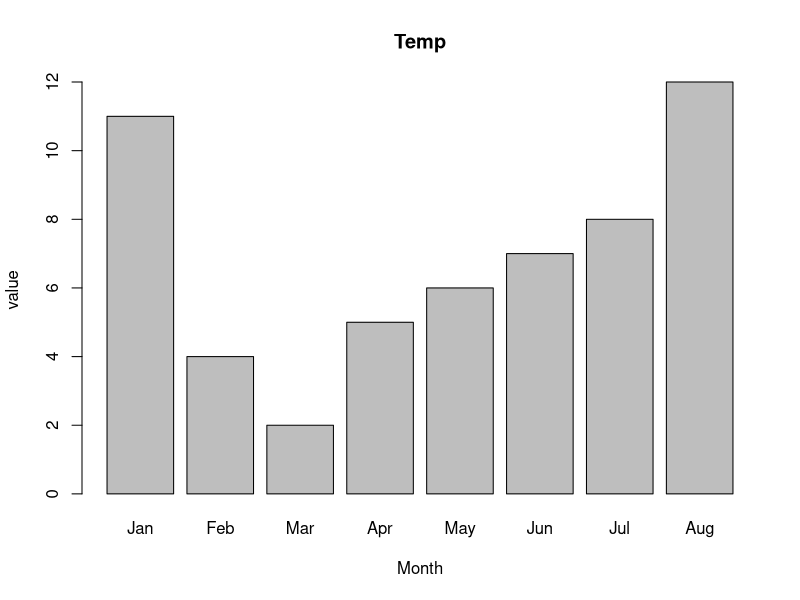
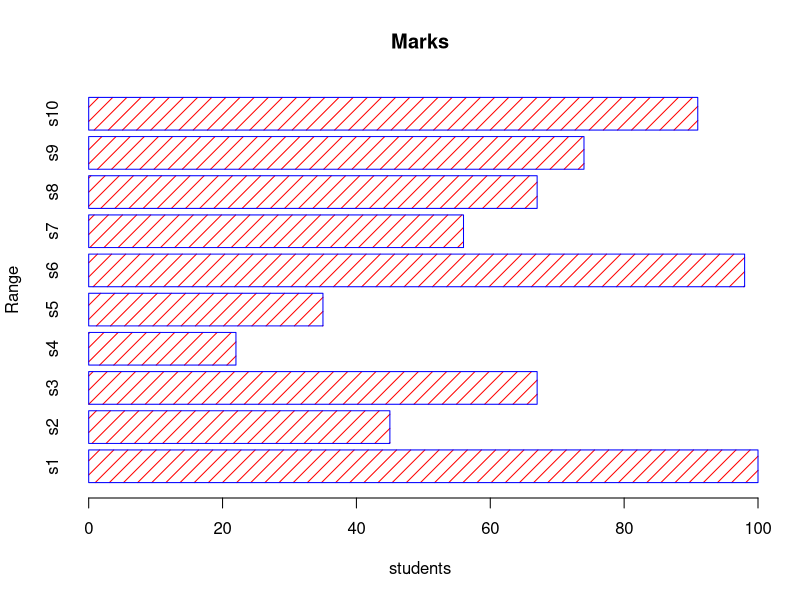
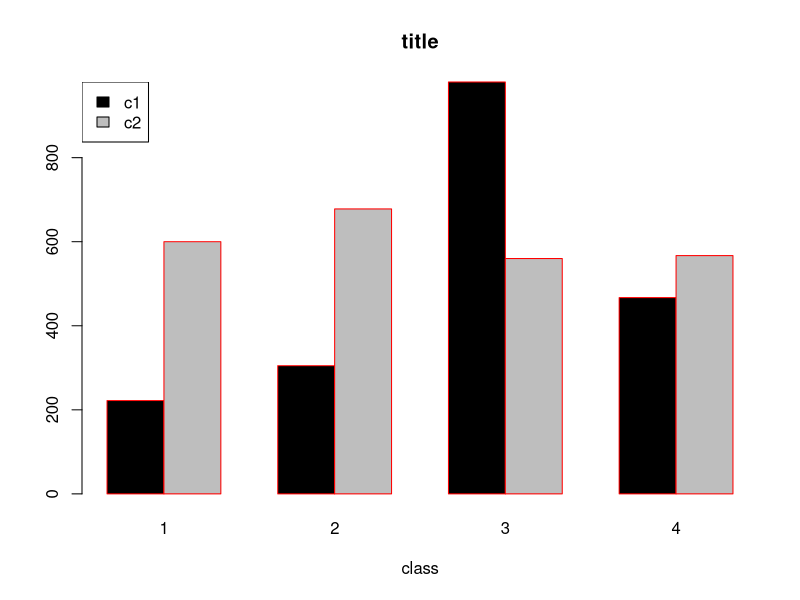
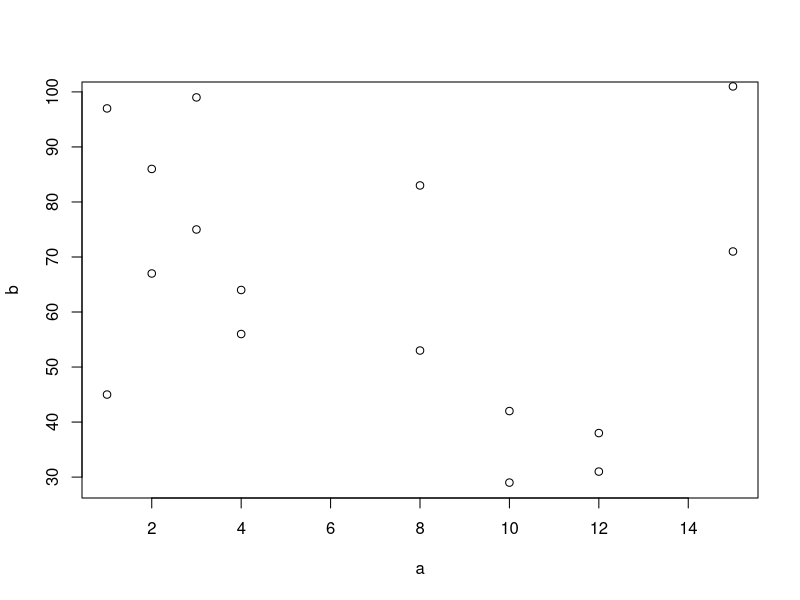
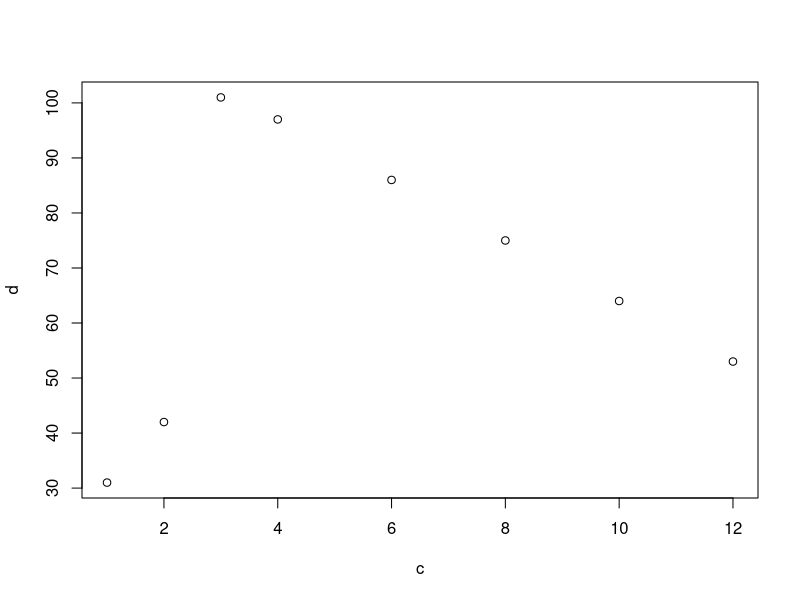
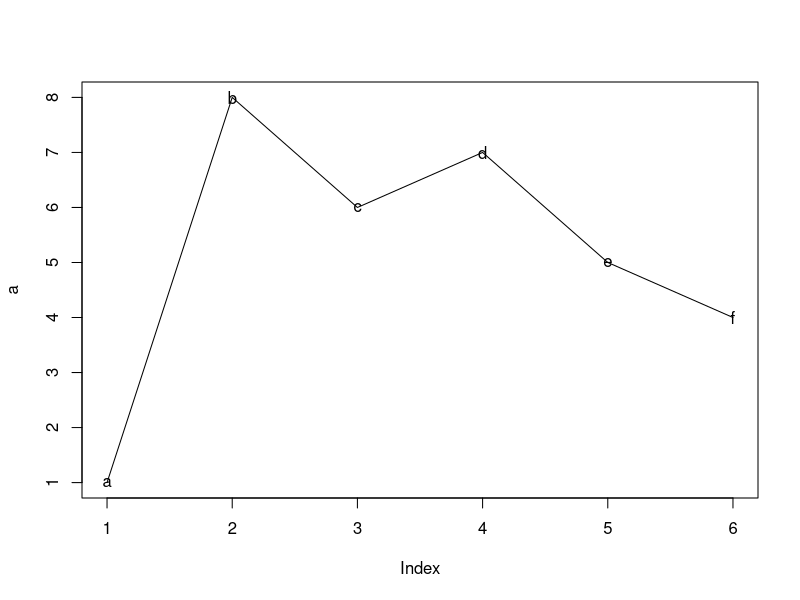
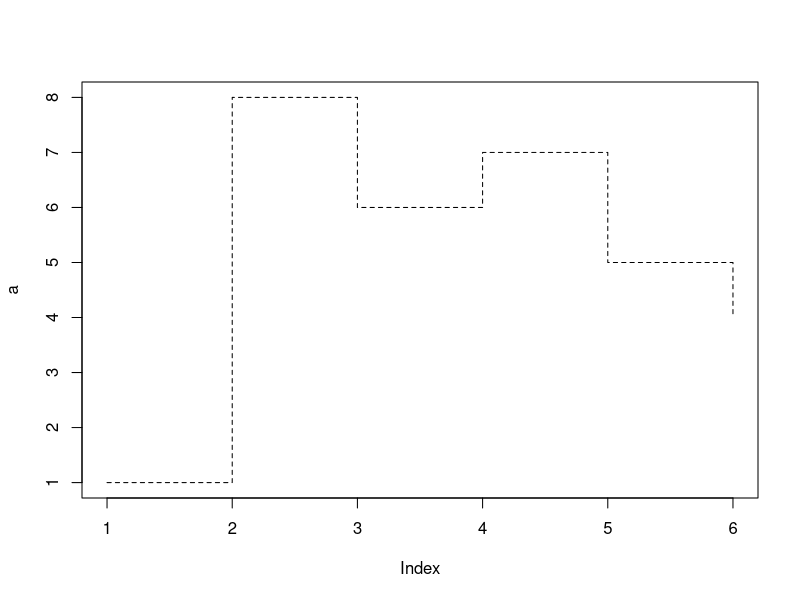
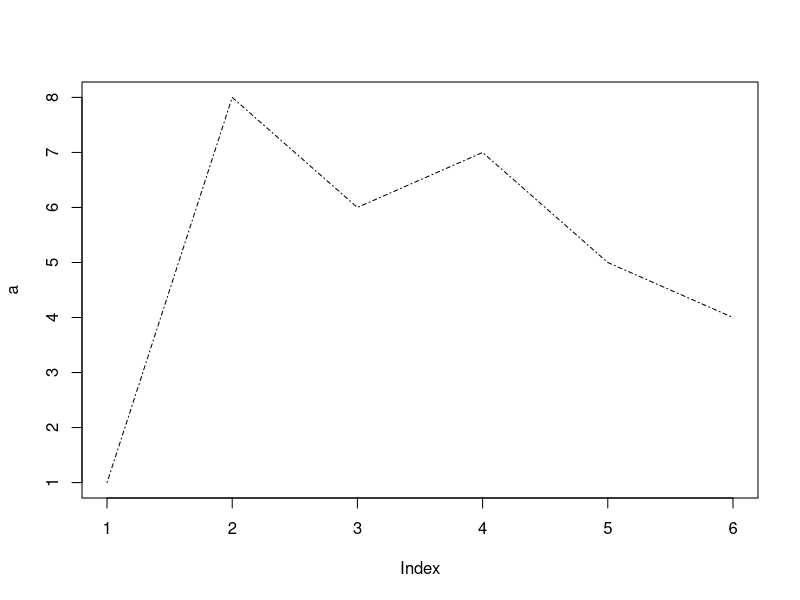

Source code (R) for these figures, in order: (Note: this script raises an error after producing the figures.)

#barplot(v,xlap,ylap,main,col,names,arg) v is the input vector , xlap used to label x axis y lap used to lable y axis main for title and col for color
a<-c(11,4,2,5,6,7,8,12)
barplot(a,main="Temp",xlab = "Month",ylab = "value",names.arg=c("Jan","Feb","Mar","Apr","May","Jun","Jul","Aug"))


x<-c(100,45,67,22,35,98,56,67,74,91)

barplot(x,main="Marks",xlab="students",ylab="Range",names.arg=c("s1","s2","s3","s4","s5","s6","s7","s8","s9","s10"),border="Blue",col="Red",density=10,horiz=TRUE)
#change only border color border="color",density 
#cex.names=2 ces.axis=2,density =10 for expansion of x axis 
#convert horizontal plot to vertical horiz=TRUE
#lwd width of the line
data<-matrix(c(222,600,305,678,980,560,467,567),nrow=2,ncol=4)
data
result<-barplot(data,main="title",xlab="class",
                names.arg=c("1","2","3","4"),
                col=c("black","grey"),border="red",beside=TRUE)
legend("topleft",c("c1","c2"),fill=c("black","grey"))


#scatter plots used to compare variables .plot is used to create
#points function is used to compare two scatter plots
a<-c(1,2,3,4,8,10,12,15)
b<-c(45,67,99,56,83,29,38,71)
plot(a,b)
c<-c(4,6,8,10,12,2,1,3)
d<-c(97,86,75,64,53,42,31,101)
points(a,d)
plot(c,d)


#line graph 
a<-c(1,8,6,7,5,4)
plot(a,type="o",lty=1,pch=letters[1:6])
plot(a,type="s",lty=2) 
plot(a,type="l",lty=4) 
plot(a,type="b",lty=3)
plot(a,type="b",lty=6)
#lines two compare two line plots 
#lty has 6 values  ,pch plot character , xlin and ylin set limit for x and y axis 




#create 3 numeric vectors, represent theses vectors in a line graphs
#for 1st vector the type should be "s" and color green 
#for 2nd vector the type should be "o" and color blue 
#for 3rd vector the type should be "s" and color black
#compare all three line graphs


a<-c(26,35,88,99)
plot(a,type="s",col="green")
b<-c(32,56,78,54)
plot(a,type="o",col="blue")
c<-c(100,51,83,27)
plot(a,type="s",col="black")
lines(a,type="s",col="green")
lines(b,type="o",col="blue")
lines(c,type="s",col="black")
lines(c,type="l",col="yellow")



#create 2 vectors and represent these vectors as scatter plot
#create 2 more vectors represent these vectors as scatter plot and compare the scatter plot


a<-c(56,89,43)
b<-c(10,30,56)
plot(a,b)
c<-c(47,89,99)
d<-c(54,12,97)
plot(c,d)
points(a,b)
points(c,d)

#create a matrix and represent the matrix as stacked plot 

x<-matrix(c(12,34,56,78,98,65),nrow = 3,ncol = 3)
result<-barplot(x,main="title",xlab="class",
                names.arg=c("1","2","3"),
                col=c("black","white","grey"),border="red")
legend("topleft",c("c1","c2","c3"),fill=c("black","white","grey"))



#pie chart 
x<-c(24,56,2,90)
pie3D(x,main="Pie",col=c("yellow","orange","green","grey"))




